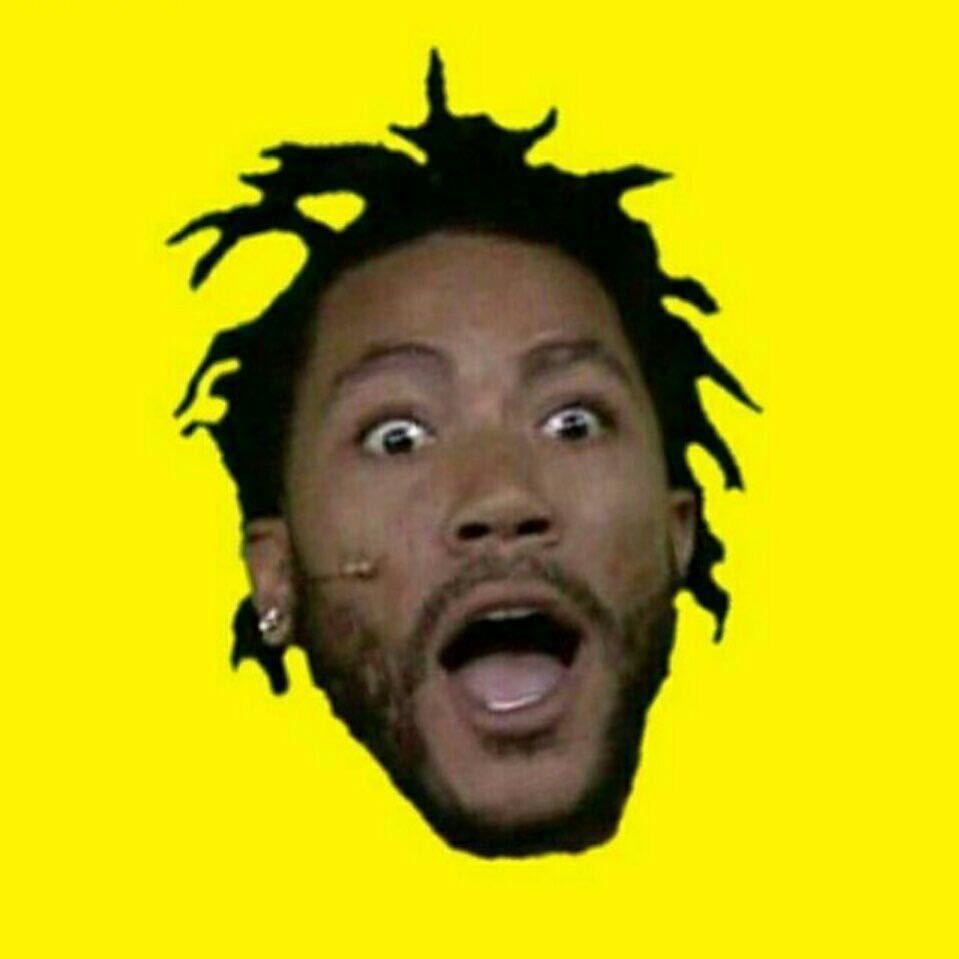
#> input picture wechat.JPG, 959 x 959 px, found by its file name
$ python 0000.py
#> lines starting #> are read from the running program, lines starting #| are printed output that depends on the picture
#0000题
from PIL import Image, ImageDraw, ImageFont

im = Image.open('E:/code/wechat.jpg')
#> im is the input picture: PIL image 959x959 RGB; mean R, G, B 195.1, 185.1, 15.3
dr = ImageDraw.Draw(im)
font = ImageFont.truetype('E:/code/Arial.ttf', 160)
dr.text((im.size[0]*0.90, im.size[1]*0.01), '2', font=font, fill="#ff0000")
im.show()
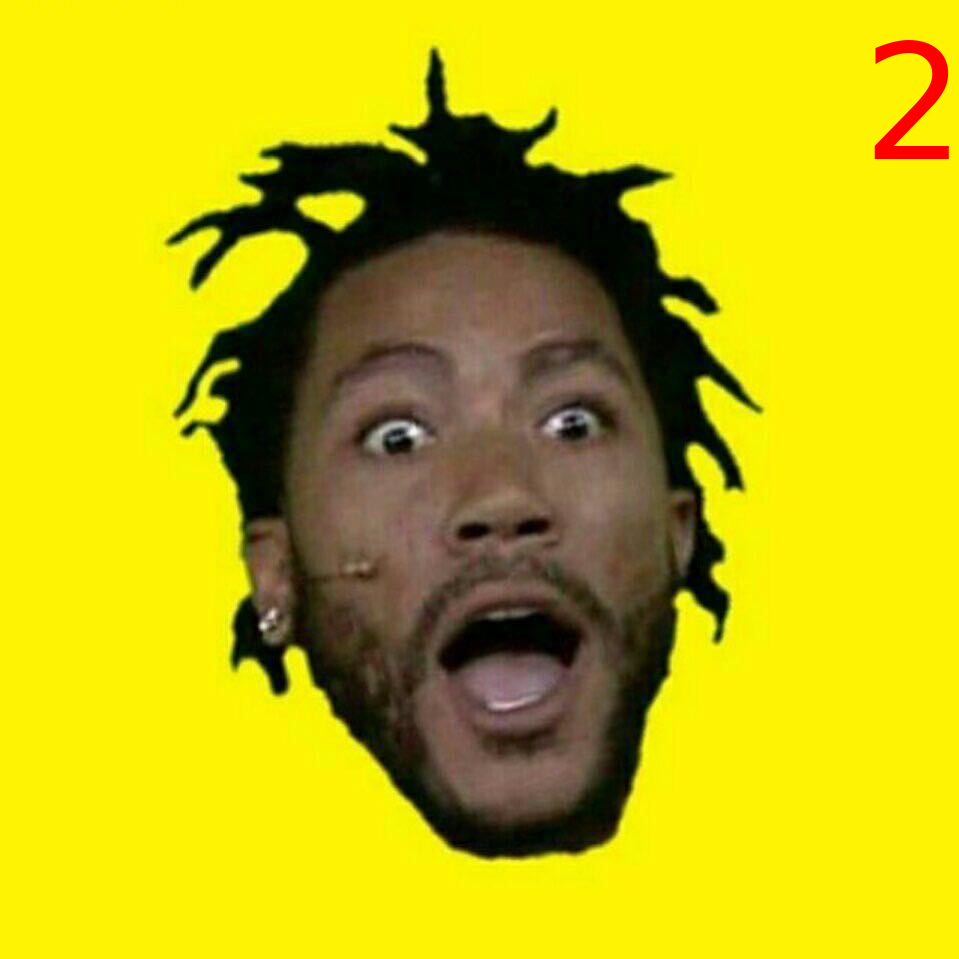
#> shown: PIL image 959x959 RGB; mean R, G, B 195.2, 184.2, 15.3
im.save('E:/code/newwechat.jpg')
